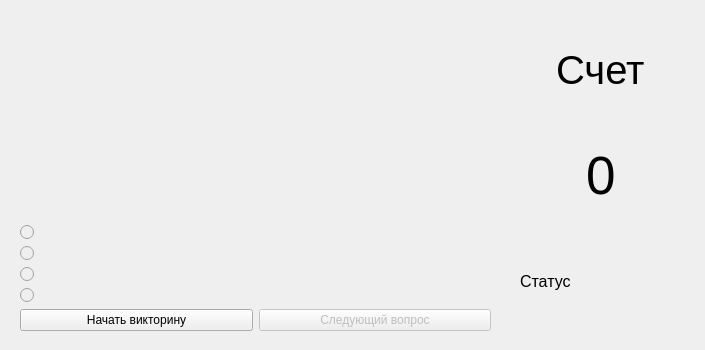
<?xml version="1.0" encoding="UTF-8"?>
<ui version="4.0">
 <class>mainWindow</class>
 <widget class="QMainWindow" name="mainWindow">
  <property name="geometry">
   <rect>
    <x>0</x>
    <y>0</y>
    <width>705</width>
    <height>350</height>
   </rect>
  </property>
  <property name="minimumSize">
   <size>
    <width>705</width>
    <height>350</height>
   </size>
  </property>
  <property name="maximumSize">
   <size>
    <width>705</width>
    <height>350</height>
   </size>
  </property>
  <property name="windowTitle">
   <string>EasyQuizze</string>
  </property>
  <widget class="QWidget" name="centralwidget">
   <widget class="QWidget" name="gridLayoutWidget">
    <property name="geometry">
     <rect>
      <x>20</x>
      <y>20</y>
      <width>471</width>
      <height>311</height>
     </rect>
    </property>
    <layout class="QGridLayout" name="gridLayout">
     <item row="6" column="0">
      <widget class="QPushButton" name="startButton">
       <property name="text">
        <string>Начать викторину</string>
       </property>
      </widget>
     </item>
     <item row="2" column="0" colspan="2">
      <widget class="QRadioButton" name="answer1Button">
       <property name="enabled">
        <bool>false</bool>
       </property>
       <property name="font">
        <font>
         <pointsize>12</pointsize>
        </font>
       </property>
       <property name="text">
        <string/>
       </property>
      </widget>
     </item>
     <item row="4" column="0" colspan="2">
      <widget class="QRadioButton" name="answer3Button">
       <property name="enabled">
        <bool>false</bool>
       </property>
       <property name="font">
        <font>
         <pointsize>12</pointsize>
        </font>
       </property>
       <property name="text">
        <string/>
       </property>
      </widget>
     </item>
     <item row="3" column="0" colspan="2">
      <widget class="QRadioButton" name="answer2Button">
       <property name="enabled">
        <bool>false</bool>
       </property>
       <property name="font">
        <font>
         <pointsize>12</pointsize>
        </font>
       </property>
       <property name="text">
        <string/>
       </property>
      </widget>
     </item>
     <item row="6" column="1">
      <widget class="QPushButton" name="nextButton">
       <property name="enabled">
        <bool>false</bool>
       </property>
       <property name="text">
        <string>Следующий вопрос</string>
       </property>
      </widget>
     </item>
     <item row="5" column="0" colspan="2">
      <widget class="QRadioButton" name="answer4Button">
       <property name="enabled">
        <bool>false</bool>
       </property>
       <property name="font">
        <font>
         <pointsize>12</pointsize>
        </font>
       </property>
       <property name="text">
        <string/>
       </property>
      </widget>
     </item>
     <item row="1" column="0" colspan="2">
      <widget class="QLabel" name="question">
       <property name="font">
        <font>
         <pointsize>12</pointsize>
        </font>
       </property>
       <property name="text">
        <string/>
       </property>
       <property name="wordWrap">
        <bool>true</bool>
       </property>
      </widget>
     </item>
    </layout>
   </widget>
   <widget class="QWidget" name="gridLayoutWidget_2">
    <property name="geometry">
     <rect>
      <x>520</x>
      <y>20</y>
      <width>162</width>
      <height>311</height>
     </rect>
    </property>
    <layout class="QGridLayout" name="gridLayout_2">
     <item row="2" column="0">
      <widget class="QLabel" name="label">
       <property name="font">
        <font>
         <pointsize>12</pointsize>
        </font>
       </property>
       <property name="text">
        <string>Статус</string>
       </property>
      </widget>
     </item>
     <item row="2" column="1">
      <widget class="QLabel" name="quizze_status">
       <property name="font">
        <font>
         <pointsize>12</pointsize>
        </font>
       </property>
       <property name="text">
        <string/>
       </property>
      </widget>
     </item>
     <item row="1" column="0" colspan="2" alignment="Qt::AlignHCenter">
      <widget class="QLabel" name="score">
       <property name="font">
        <font>
         <pointsize>40</pointsize>
        </font>
       </property>
       <property name="text">
        <string>0</string>
       </property>
      </widget>
     </item>
     <item row="0" column="0" colspan="2" alignment="Qt::AlignHCenter">
      <widget class="QLabel" name="label_2">
       <property name="font">
        <font>
         <pointsize>30</pointsize>
        </font>
       </property>
       <property name="text">
        <string>Счет</string>
       </property>
      </widget>
     </item>
    </layout>
   </widget>
  </widget>
 </widget>
 <resources/>
 <connections/>
</ui>
